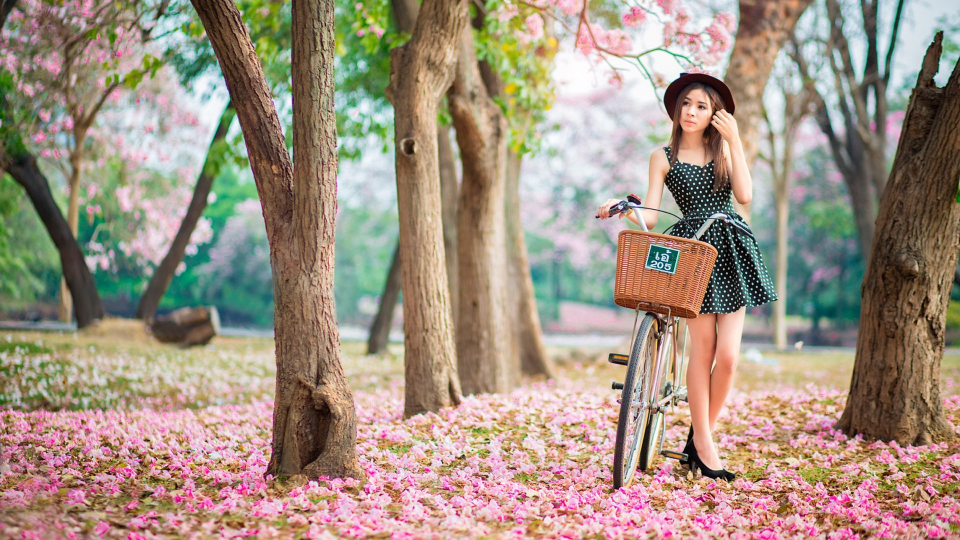
#> input picture DEngine_2k1000LA/DEngine/data/1080p/1080p.jpg, 1920 x 1080 px, given in place of the camera (shown at 1/2 size)
$ python main.py   (older library calls are emulated)
#> lines starting #> are read from the running program, lines starting #| are printed output that depends on the picture; after the words box and inside, x2 and y2 are one past the last pixel; in counts of white or black regions, pixels touching at a corner belong together
import cv2
import numpy as np
import serial
import serial.tools.list_ports
import time
import threading
import logging

# 配置日志
logging.basicConfig(
    level=logging.INFO,
    format='%(asctime)s - %(message)s'
)
logger = logging.getLogger(__name__)

# 串口配置
SERIAL_CONFIG = {
    'port': '/dev/ttyS2',
    'baudrate': 115200,
    'timeout': 0.1  # 降低超时时间，提高响应速度
}

ser = None
is_running = True
send_event = threading.Event()
send_data_queue = []  # 用于存储待发送的数据

def connect_serial():
    """连接串口并返回连接状态"""
    global ser
    try:
        if ser:
            try:
                ser.close()
            except Exception as e:
                logger.warning(f"关闭串口失败: {e}")
            ser = None

        ser = serial.Serial(**SERIAL_CONFIG)
        if ser.is_open:
            logger.info(f"串口已连接: {ser.port}")
            return True
    except Exception as e:
        logger.error(f"串口连接失败: {e}")
    return False

def send_data():
    """持续检查发送队列并发送数据"""
    global ser, is_running, send_data_queue

    while is_running:
        try:
            if not ser or not ser.is_open:
                logger.warning("串口未连接，尝试重连...")
                if not connect_serial():
                    time.sleep(2)
                    continue

            # 检查是否有数据需要发送
            if send_data_queue:
                data_to_send = send_data_queue.pop(0)
                try:
                    ser.write(data_to_send.encode())
                    logger.info(f"成功发送: {data_to_send}")
                except Exception as e:
                    logger.error(f"发送数据失败: {e}")
                    # 将数据放回队列重试
                    send_data_queue.insert(0, data_to_send)
                    if ser:
                        try:
                            ser.close()
                        except:
                            pass
                    ser = None
                    time.sleep(1)
            else:
                time.sleep(0.01)  # 减少CPU占用

        except Exception as e:
            logger.error(f"发送线程发生错误: {e}")
            time.sleep(1)

def detect_largest_object():
    # 尝试自动查找串口设备
    serial_port = None
    ports = serial.tools.list_ports.comports()
    for port in ports:
        if 'USB' in port.description or 'ttyUSB' in port.device:
            serial_port = port.device
            print(f"找到串口设备: {serial_port}")
            SERIAL_CONFIG['port'] = serial_port
            break

    if not serial_port:
        print("警告: 未自动检测到串口设备，使用默认配置")

    # 初始化串口连接
    if not connect_serial():
        print("错误：无法连接到串口，程序退出")
        return

    # 启动串口发送线程
    send_thread = threading.Thread(target=send_data)
    send_thread.daemon = True
    send_thread.start()

    cap = cv2.VideoCapture(2)

    if not cap.isOpened():
        print("错误：无法打开摄像头")
        return

    # 初始化计数器
    counters = {'red': 0, 'yellow': 0, 'green': 0}
    # 存储已检测物体的历史位置
    detected_objects = []
    # 距离阈值，用于判断是否为新物体
    distance_threshold = 100
    # 连续检测次数阈值，确认是新物体
    detection_threshold = 5
    # 面积阈值
    area_threshold = 2000
    # 上次发送时间
    last_send_time = {'red': 0, 'yellow': 0, 'green': 0}
    # 发送间隔（毫秒）
    send_interval = 1000

    # 颜色映射关系
    color_mapping = {
        'red': '1',
        'yellow': '2',
        'green': '3'
    }

    while True:
        ret, frame = cap.read()
#> frame is the input picture: shape (1080, 1920, 3); mean B, G, R 129.8, 145.5, 161.2
        if not ret:
            print("错误：无法获取帧")
            break

        hsv = cv2.cvtColor(frame, cv2.COLOR_BGR2HSV)
#> hsv: shape (1080, 1920, 3); mean H, S, V 58.2, 82.1, 170.4

        # 定义颜色范围
        color_ranges = {
            'red': [
                (np.array([0, 253, 60]), np.array([4, 255, 253]))
            ],
            'yellow': [
                (np.array([0, 71, 249]), np.array([51, 194, 255]))
            ],
            'green': [
                (np.array([40, 100, 100]), np.array([80, 255, 255]))
            ]
        }

        box_colors = {
            'red': (0, 0, 255),
            'yellow': (0, 255, 255),
            'green': (0, 255, 0)
        }

        largest_object = None  # 存储最大物体信息 (轮廓, 面积, 颜色, 中心点)

        # 检测所有颜色的物体并找到最大的
        for color, ranges in color_ranges.items():
            mask = np.zeros(hsv.shape[:2], dtype=np.uint8)
            for lower, upper in ranges:
                mask += cv2.inRange(hsv, lower, upper)

            kernel = np.ones((5, 5), np.uint8)
            mask = cv2.morphologyEx(mask, cv2.MORPH_OPEN, kernel)
            mask = cv2.morphologyEx(mask, cv2.MORPH_CLOSE, kernel)

            # 根据OpenCV版本调整返回值的接收方式
            if cv2.__version__.startswith('3.'):
                _, contours, _ = cv2.findContours(mask, cv2.RETR_EXTERNAL, cv2.CHAIN_APPROX_SIMPLE)
            else:
                contours, _ = cv2.findContours(mask, cv2.RETR_EXTERNAL, cv2.CHAIN_APPROX_SIMPLE)

            for contour in contours:
                if len(contour) == 0:
                    continue

                if contour.dtype != np.int32:
                    contour = np.array(contour, dtype=np.int32)

                area = cv2.contourArea(contour)
                if area > area_threshold:
                    x, y, w, h = cv2.boundingRect(contour)
                    center_x = x + w // 2
                    center_y = y + h // 2

                    if largest_object is None or area > largest_object[1]:
                        largest_object = (contour, area, color, (center_x, center_y))
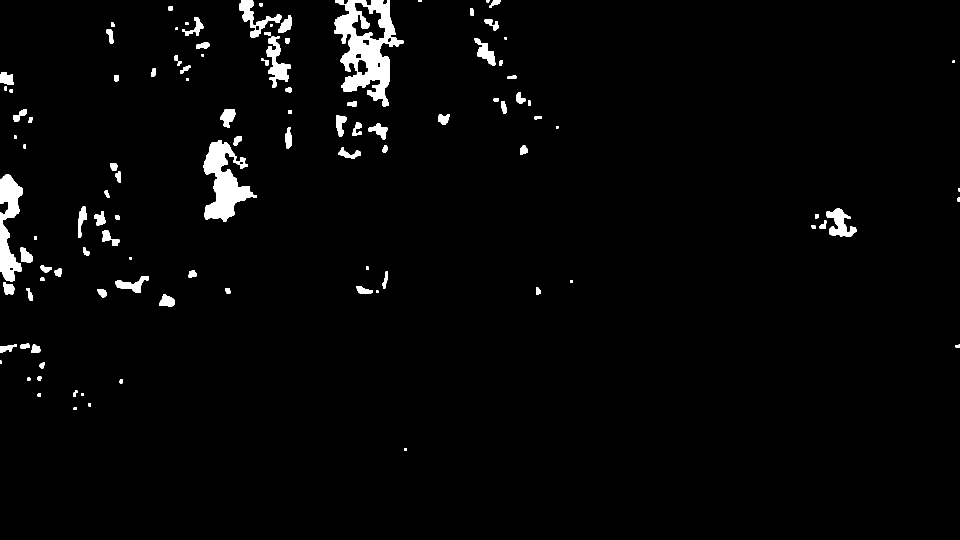
#> mask: shape (1080, 1920) (shown at 1/2 size); 2.5% white; 109 white regions, largest, box (x1, y1, x2, y2) and area: (669, 0, 807, 213) 13251, (407, 280, 514, 444) 8034, (0, 348, 46, 563) 5407
#> after the loop, contour = contour of 142 points, box (x1, y1, x2, y2) (479, 0, 563, 76), area 1746; largest_object = 4 items, first 4: contour of 355 points, box (x1, y1, x2, y2) (669, 0, 807, 213), area 16020, 16019.5, 'green', (738, 106)

        # 如果找到了物体，绘制最大物体的边界框
        if largest_object is not None:
            contour, area, color, center = largest_object
#> contour = contour of 355 points, box (x1, y1, x2, y2) (669, 0, 807, 213), area 16020; area = 16019.5; color = 'green'; center = (738, 106)
            x, y, w, h = cv2.boundingRect(contour)
#> x = 669; y = 0; w = 138; h = 213
            color_code = box_colors[color]
#> color_code = (0, 255, 0)

            cv2.rectangle(frame, (x, y), (x + w, y + h), color_code, 2)
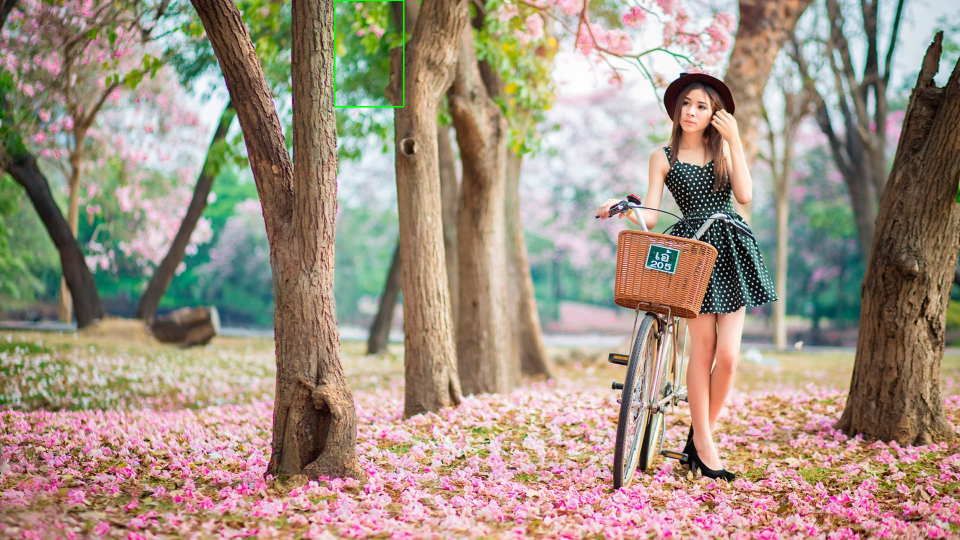
#> frame: shape (1080, 1920, 3) (shown at 1/2 size); 0.09% of pixels changed, all inside (x1, y1, x2, y2) = (668, 0, 809, 215)
            cv2.putText(frame, f'Largest {color.capitalize()} (Area: {int(area)})', (x, y-10),
                       cv2.FONT_HERSHEY_SIMPLEX, 0.9, color_code, 2)

            # 在中心绘制十字标记
            center_x, center_y = center
#> center_x = 738; center_y = 106
            cv2.line(frame, (center_x - 10, center_y), (center_x + 10, center_y), color_code, 2)
#> frame: shape (1080, 1920, 3); under 0.01% of pixels changed, all inside (x1, y1, x2, y2) = (727, 105, 750, 108)
            cv2.line(frame, (center_x, center_y - 10), (center_x, center_y + 10), color_code, 2)
#> frame: shape (1080, 1920, 3); mean B, G, R 129.7, 145.7, 161.1

            # 物体计数逻辑
            is_new_object = True
            for obj in detected_objects:
                dist = np.sqrt((center_x - obj['center'][0])** 2 + (center_y - obj['center'][1])**2)
                if dist < distance_threshold and obj['color'] == color:
                    obj['center'] = center
                    obj['count'] += 1
                    if obj['count'] == detection_threshold and not obj.get('counted'):
                        counters[color] += 1
                        obj['counted'] = True
                        print(f"检测到新的{color}苹果，总数: {counters[color]}")
                    is_new_object = False
                    break
#> after the loop, counters = {'red': 0, 'yellow': 0, 'green': 0}

            if is_new_object:
                detected_objects.append({
                    'center': center,
                    'color': color,
                    'count': 1,
                    'area': area,
                    'counted': False
                })

            # 串口发送逻辑
            current_time = time.time() * 1000
            if current_time - last_send_time[color] > send_interval:
                try:
                    code_to_send = color_mapping[color]
#> code_to_send = '3'
                    send_data_queue.append(code_to_send)
                    last_send_time[color] = current_time
                    logger.info(f"排队发送: {code_to_send} ({color}苹果)")
                except Exception as e:
                    logger.error(f"发送队列错误: {e}")

        # 清理长时间未更新的物体记录
        current_time = time.time() * 1000
        detected_objects = [obj for obj in detected_objects
                           if current_time - obj.get('last_updated', current_time) < 5000]
#> detected_objects = 1 item

        # 绘制计数器显示
        display_y = 30
        for color, count in counters.items():
            color_code = box_colors[color]
            cv2.putText(frame, f'{color.capitalize()} Apples: {count}', (10, display_y),
                       cv2.FONT_HERSHEY_SIMPLEX, 0.7, color_code, 2)
            display_y += 30
#> this loop made 3 passes
#> (color, color_code, display_y) on passes 1 to 3: ('red', (0, 0, 255), 60), ('yellow', (0, 255, 255), 90), ('green', (0, 255, 0), 120)
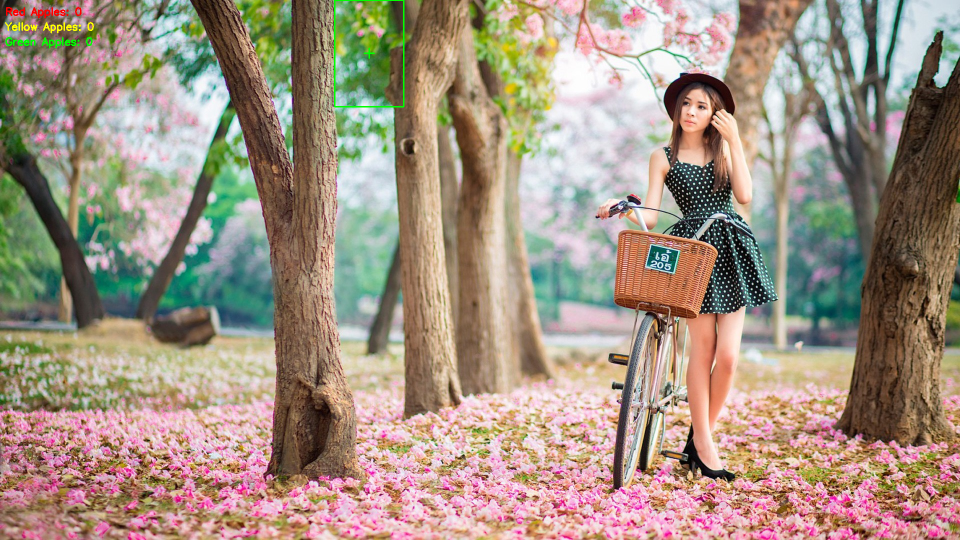
#> frame: shape (1080, 1920, 3) (shown at 1/2 size); mean B, G, R 129.6, 145.8, 161.2
#> after the loop, display_y = 120

        # 显示当前面积阈值
        cv2.putText(frame, f'Area Threshold: {area_threshold}', (10, display_y+10),
                   cv2.FONT_HERSHEY_SIMPLEX, 0.6, (255, 255, 255), 2)
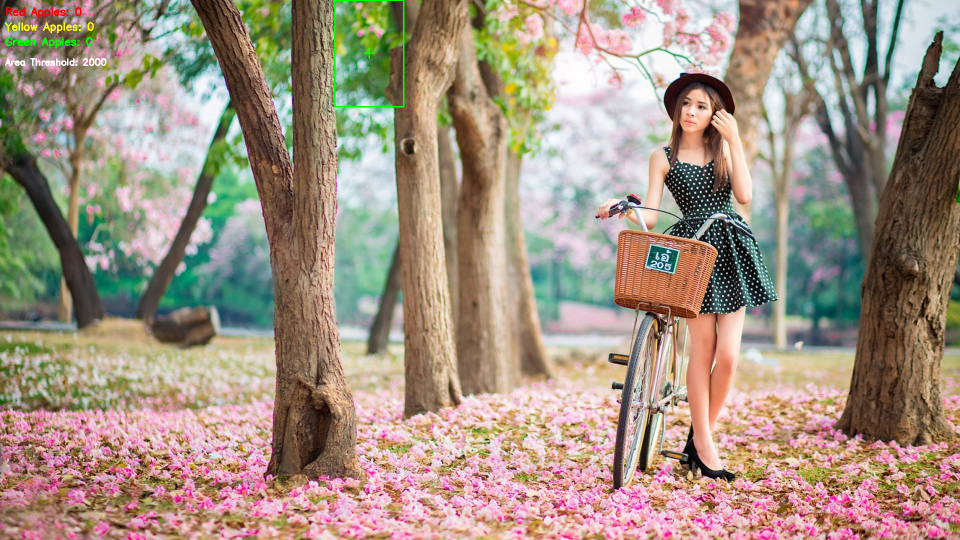
#> frame: shape (1080, 1920, 3) (shown at 1/2 size); 0.07% of pixels changed, all inside (x1, y1, x2, y2) = (10, 116, 213, 132)

        cv2.imshow('Largest Object Detection', frame)

        # 按键控制：
        key = cv2.waitKey(1) & 0xFF
#> (key q is pressed here)
        if key == ord('q'):
            break
        elif key == ord('+') or key == ord('='):
            area_threshold += 100
            print(f"面积阈值已增加到: {area_threshold}")
        elif key == ord('-'):
            area_threshold = max(100, area_threshold - 100)
            print(f"面积阈值已减少到: {area_threshold}")

    # 释放资源
    global is_running
    is_running = False
    if ser and ser.is_open:
        ser.close()
        print("已关闭串口连接")

    cap.release()
    cv2.destroyAllWindows()

if __name__ == "__main__":
    logger.info("程序启动，仅保留串口发送功能")
    detect_largest_object()
    logger.info("程序已安全退出")
